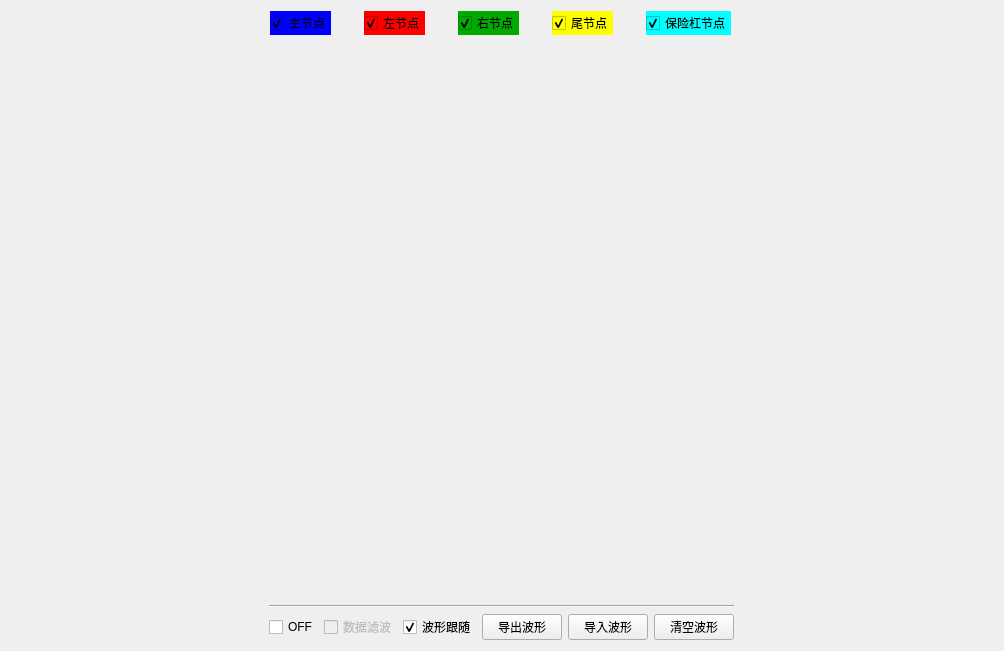
<?xml version="1.0" encoding="UTF-8"?>
<ui version="4.0">
 <class>RealTimeWave</class>
 <widget class="QWidget" name="RealTimeWave">
  <property name="geometry">
   <rect>
    <x>0</x>
    <y>0</y>
    <width>1004</width>
    <height>651</height>
   </rect>
  </property>
  <property name="sizePolicy">
   <sizepolicy hsizetype="Preferred" vsizetype="Preferred">
    <horstretch>0</horstretch>
    <verstretch>0</verstretch>
   </sizepolicy>
  </property>
  <property name="windowTitle">
   <string>Form</string>
  </property>
  <layout class="QGridLayout" name="gridLayout">
   <item row="0" column="0">
    <layout class="QHBoxLayout" name="horizontalLayout_6">
     <property name="spacing">
      <number>32</number>
     </property>
     <property name="sizeConstraint">
      <enum>QLayout::SetDefaultConstraint</enum>
     </property>
     <item>
      <widget class="QCheckBox" name="checkBox_RSSIMasterNode">
       <property name="sizePolicy">
        <sizepolicy hsizetype="Fixed" vsizetype="Fixed">
         <horstretch>0</horstretch>
         <verstretch>0</verstretch>
        </sizepolicy>
       </property>
       <property name="styleSheet">
        <string notr="true">background-color: rgb(0, 0, 255);</string>
       </property>
       <property name="text">
        <string>主节点</string>
       </property>
       <property name="checked">
        <bool>true</bool>
       </property>
      </widget>
     </item>
     <item>
      <widget class="QCheckBox" name="checkBox_RSSILeftNode">
       <property name="sizePolicy">
        <sizepolicy hsizetype="Fixed" vsizetype="Fixed">
         <horstretch>0</horstretch>
         <verstretch>0</verstretch>
        </sizepolicy>
       </property>
       <property name="styleSheet">
        <string notr="true">background-color: rgb(255, 0, 0);</string>
       </property>
       <property name="text">
        <string>左节点</string>
       </property>
       <property name="checked">
        <bool>true</bool>
       </property>
      </widget>
     </item>
     <item>
      <widget class="QCheckBox" name="checkBox_RSSIRightNode">
       <property name="sizePolicy">
        <sizepolicy hsizetype="Fixed" vsizetype="Fixed">
         <horstretch>0</horstretch>
         <verstretch>0</verstretch>
        </sizepolicy>
       </property>
       <property name="styleSheet">
        <string notr="true">background-color: rgb(0, 170, 0);</string>
       </property>
       <property name="text">
        <string>右节点</string>
       </property>
       <property name="checked">
        <bool>true</bool>
       </property>
      </widget>
     </item>
     <item>
      <widget class="QCheckBox" name="checkBox_RSSITrunkNode">
       <property name="sizePolicy">
        <sizepolicy hsizetype="Fixed" vsizetype="Fixed">
         <horstretch>0</horstretch>
         <verstretch>0</verstretch>
        </sizepolicy>
       </property>
       <property name="styleSheet">
        <string notr="true">background-color: rgb(255, 255, 0);</string>
       </property>
       <property name="text">
        <string>尾节点</string>
       </property>
       <property name="checked">
        <bool>true</bool>
       </property>
      </widget>
     </item>
     <item>
      <widget class="QCheckBox" name="checkBox_RSSIBumperNode">
       <property name="sizePolicy">
        <sizepolicy hsizetype="Fixed" vsizetype="Fixed">
         <horstretch>0</horstretch>
         <verstretch>0</verstretch>
        </sizepolicy>
       </property>
       <property name="styleSheet">
        <string notr="true">background-color: rgb(0, 255, 255);</string>
       </property>
       <property name="text">
        <string>保险杠节点</string>
       </property>
       <property name="checked">
        <bool>true</bool>
       </property>
      </widget>
     </item>
    </layout>
   </item>
   <item row="1" column="0">
    <widget class="QwtPlot" name="qwtPlot"/>
   </item>
   <item row="2" column="0">
    <widget class="Line" name="line">
     <property name="orientation">
      <enum>Qt::Horizontal</enum>
     </property>
    </widget>
   </item>
   <item row="3" column="0">
    <layout class="QHBoxLayout" name="horizontalLayout_2">
     <item>
      <widget class="QCheckBox" name="checkBox_RSSIStart">
       <property name="sizePolicy">
        <sizepolicy hsizetype="Fixed" vsizetype="Fixed">
         <horstretch>0</horstretch>
         <verstretch>0</verstretch>
        </sizepolicy>
       </property>
       <property name="styleSheet">
        <string notr="true">QCheckBox::indicator::checked {
	
	image: url(:/icon/SrcFile/icon/switch_1_on.png);
}

QCheckBox::indicator::unchecked {
	
	image: url(:/icon/SrcFile/icon/switch_1_off.png);
}</string>
       </property>
       <property name="text">
        <string>OFF</string>
       </property>
       <property name="iconSize">
        <size>
         <width>16</width>
         <height>16</height>
        </size>
       </property>
       <property name="checked">
        <bool>false</bool>
       </property>
      </widget>
     </item>
     <item>
      <widget class="QCheckBox" name="checkBox_RSSIDataFilter">
       <property name="enabled">
        <bool>false</bool>
       </property>
       <property name="sizePolicy">
        <sizepolicy hsizetype="Fixed" vsizetype="Fixed">
         <horstretch>0</horstretch>
         <verstretch>0</verstretch>
        </sizepolicy>
       </property>
       <property name="styleSheet">
        <string notr="true">QCheckBox::indicator::checked {
	
	image: url(:/icon/SrcFile/icon/switch_on.png);
}

QCheckBox::indicator::unchecked {
	
	image: url(:/icon/SrcFile/icon/switch_off.png);
}</string>
       </property>
       <property name="text">
        <string>数据滤波</string>
       </property>
       <property name="iconSize">
        <size>
         <width>32</width>
         <height>32</height>
        </size>
       </property>
       <property name="checkable">
        <bool>true</bool>
       </property>
       <property name="checked">
        <bool>false</bool>
       </property>
      </widget>
     </item>
     <item>
      <widget class="QCheckBox" name="checkBox_RSSIWaveFollow">
       <property name="sizePolicy">
        <sizepolicy hsizetype="Fixed" vsizetype="Fixed">
         <horstretch>0</horstretch>
         <verstretch>0</verstretch>
        </sizepolicy>
       </property>
       <property name="styleSheet">
        <string notr="true">QCheckBox::indicator::checked {
	
	image: url(:/icon/SrcFile/icon/switch_on.png);
}

QCheckBox::indicator::unchecked {
	
	image: url(:/icon/SrcFile/icon/switch_off.png);
}</string>
       </property>
       <property name="text">
        <string>波形跟随</string>
       </property>
       <property name="iconSize">
        <size>
         <width>32</width>
         <height>32</height>
        </size>
       </property>
       <property name="checked">
        <bool>true</bool>
       </property>
      </widget>
     </item>
     <item>
      <widget class="QPushButton" name="pushButton_RSSIExportWave">
       <property name="sizePolicy">
        <sizepolicy hsizetype="Fixed" vsizetype="Fixed">
         <horstretch>0</horstretch>
         <verstretch>0</verstretch>
        </sizepolicy>
       </property>
       <property name="text">
        <string>导出波形</string>
       </property>
      </widget>
     </item>
     <item>
      <widget class="QPushButton" name="pushButton_RSSILoadWave">
       <property name="sizePolicy">
        <sizepolicy hsizetype="Fixed" vsizetype="Fixed">
         <horstretch>0</horstretch>
         <verstretch>0</verstretch>
        </sizepolicy>
       </property>
       <property name="text">
        <string>导入波形</string>
       </property>
      </widget>
     </item>
     <item>
      <widget class="QPushButton" name="pushButton_RSSIClearWave">
       <property name="sizePolicy">
        <sizepolicy hsizetype="Fixed" vsizetype="Fixed">
         <horstretch>0</horstretch>
         <verstretch>0</verstretch>
        </sizepolicy>
       </property>
       <property name="text">
        <string>清空波形</string>
       </property>
      </widget>
     </item>
    </layout>
   </item>
  </layout>
 </widget>
 <customwidgets>
  <customwidget>
   <class>QwtPlot</class>
   <extends>QFrame</extends>
   <header>qwt_plot.h</header>
  </customwidget>
 </customwidgets>
 <resources/>
 <connections/>
</ui>
